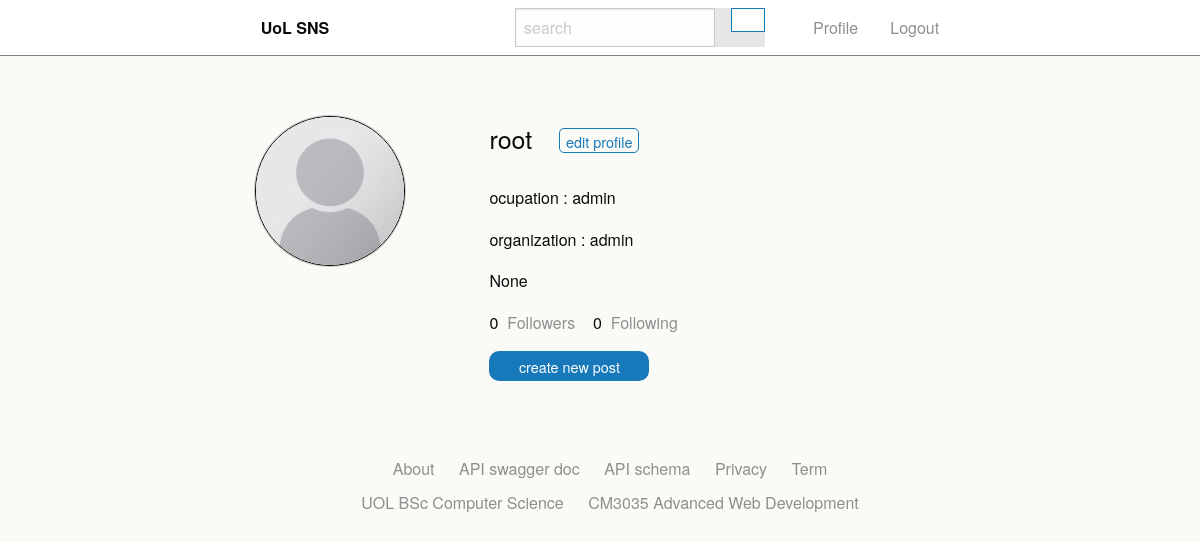
The app's page /user_home/ (signed in) with its own data.
### snsApp/models.py (models this page shows, shortened)
class AppUser(models.Model):
    user = models.OneToOneField(User, on_delete=models.CASCADE, related_name="profile")
    profileImage = models.ImageField(upload_to='images_profile', null=True, blank=True)
    dateOfBirth = models.DateField(null=True, blank=True)
    ocupation = models.CharField(max_length=60, null=True, blank=True)
    organization = models.CharField(max_length=100, null=True, blank=True)
    bio = models.CharField(max_length=400, null=True, blank=True)

### snsApp/views.py (the view)
# urls.py: path('user_home/', views.main_user_home, name='main-user-home'),
@login_required
def main_user_home(request):
    user = request.user
    if user.is_authenticated:
        user_profile = AppUser.objects.get(user=user)
        if user_profile.profileImage:
            img_url = user_profile.profileImage.url
        else:
            img_url = None
        if request.method=="POST":
            post_form = NewPostForm(request.POST, request.FILES)
            if post_form.is_valid(): #form validation
                post_form.save(user=user, time=datetime.now())
        else:
            post_form = NewPostForm()
        post = Post.objects.filter(user=user).order_by('-postId')
        follower_count = Follower.objects.filter(user=request.user).count()
        following_count = Follower.objects.filter(follower=request.user).count()
    else:
        return HttpResponseRedirect('/login')
    return render(request, "snsApp/user_home.html", {"user_profile":user_profile, "img_url":img_url, "post_form":post_form, "posts":post, "follower_count":follower_count, "following_count":following_count})

### snsApp/forms.py (shortened to what this page needs)
class NewPostForm(forms.Form):
    text = forms.CharField(required=True, widget=forms.Textarea(attrs={'placeholder':'what you reckon?'}), label='', help_text="word limit : 500")
    media = forms.ImageField(label="image", required=False)
    user = forms.CharField(widget=forms.HiddenInput(), required=False)

### snsApp/templates/snsApp/user_home.html (shortened to what this page needs)
{% include "./header.html" %}
<body>
  {% include "./nav.html" %}
  <div class="grid-containor">
    <div class="grid-x grid-margin-x">
      <div class="large-8 cell">
        <div class="user-home-profile" id="user-home-profile-img">
          {% if img_url %}
            <img class="thumbnail" id="user-home-profile-thumbnail" src="{{ img_url }}" alt="user profile image">
          {% else %}
            <img class="thumbnail" id="user-home-profile-thumbnail" src="/static/media/blank.png" alt="user profile image">
          {% endif %}
        </div>
        <div class="user-home-profile" id="user-home-profile-info">
          <h4 >{{ user }} <a href="/profile" class="hollow button" id="edit-profile-button">edit profile</a></h4>
          <p>ocupation : {{ user_profile.ocupation }}</p>
          <p>organization : {{ user_profile.organization }}</p>
          <p>{{ user_profile.bio }}</p>
          <p>{{ follower_count }} &nbsp;<a href="/friend_list/">Followers</a>&nbsp;&nbsp;&nbsp;
          {{ following_count }} &nbsp;<a href="/friend_list/">Following</a></p>
          <a href="#" class='button' onclick="overlay()" id="create-post-button">create new post</a>
        </div>
      </div>
      <div class="grid-containor">
      </div>
    </div>
  </div>
  {% include "./footer.html" %}
</body>

### snsApp/static/css/stylesheet.css (style rules this page uses)
body { background-color: #FAFAF6; }
.cell { height: 100%; }
.grid-containor { padding-top: 50px; }
.user-home-profile { display: inline-block; margin-top: 10px; vertical-align: top; }
#user-home-profile-img { margin-left: 50px; }
#user-home-profile-thumbnail { width: 150px; height: 150px; border-radius: 80px; }
#user-home-profile-info { width: 300px; margin-left: 80px; }
#edit-profile-button { height: 25px; margin-top: 12px; margin-left: 20px; text-align: center; padding: 6px; border-radius: 5px; }
#create-post-button { width: 160px; height: 30px; padding: 8px; border-radius: 10px; }
.thumbnail { border-radius: 40px; width: 60px; height: 60px; border: 1px solid; }
a { color: #8f8f8f; }

### records on screen
AppUser: ocupation "admin", organization "admin", bio "None"

### other values on screen
{{ user }} "root"
{{ follower_count }} "0"
{{ following_count }} "0"
